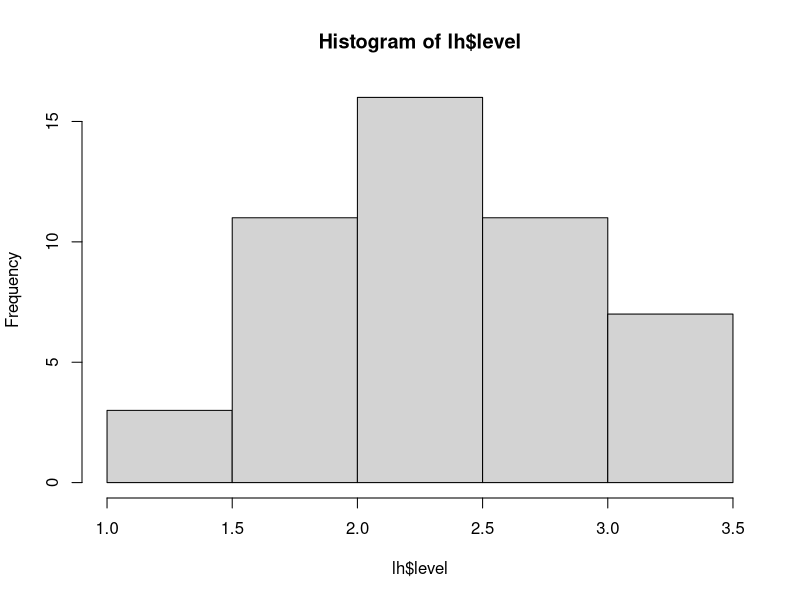
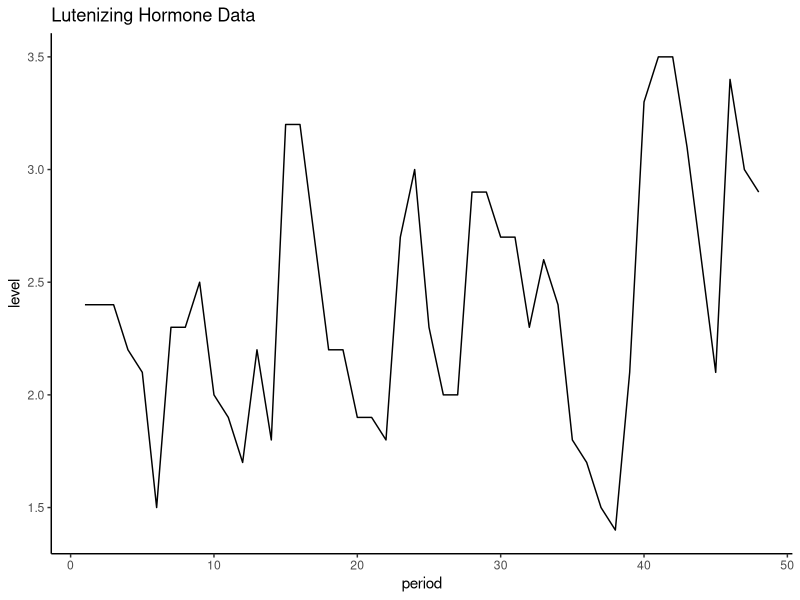
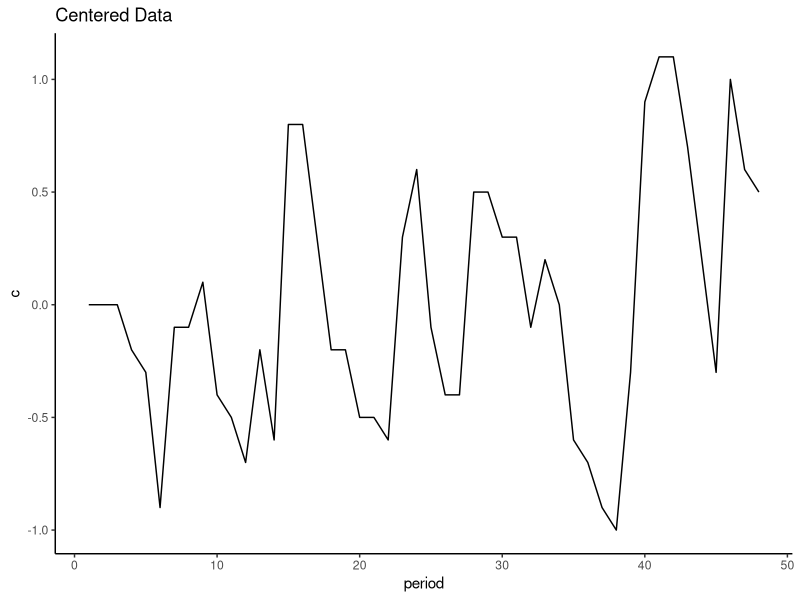
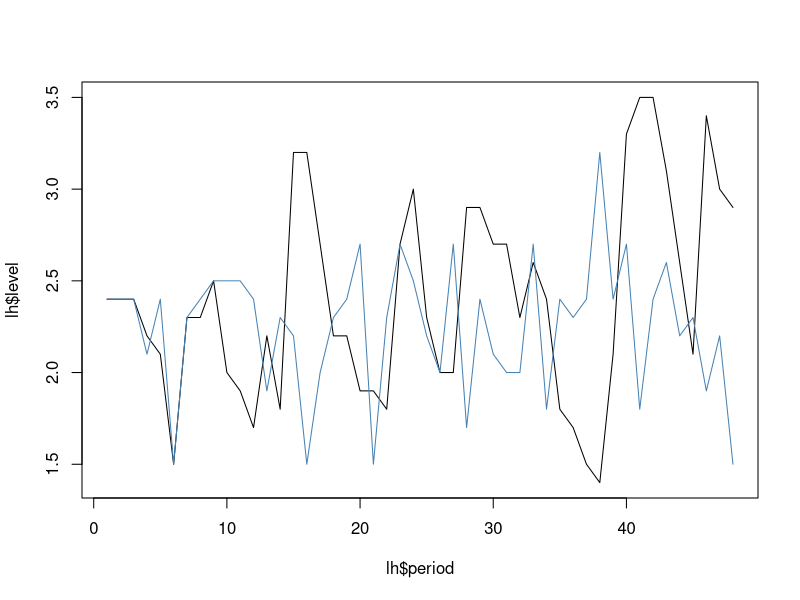
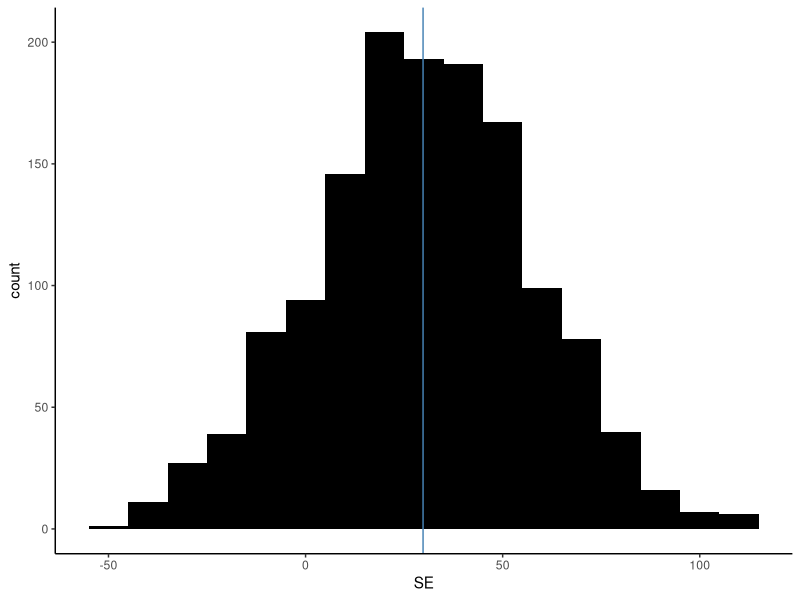

R code for these plots, in order:
## ---- chunk 1
lh <- read.csv("hormone_data.csv", header = TRUE)
hist(lh$level)
## ---- chunk 2

require(ggplot2)
ggplot(lh, aes(period, level)) + geom_line(col="black") + theme_classic() + labs(title = "Lutenizing Hormone Data")
## ---- chunk 3
lhc <- lh$level - mean(lh$level) 
lh$c = lhc #defining the new z(t) as y(t) - mean(y) and adding it to the existing data frame
ggplot(lh, aes(period, c)) + geom_line(col="black") + theme_classic() + labs(title = "Centered Data") #plot z
## ---- chunk 4
Z = data.frame("t1" = c(lh$c[1:47]), "t2" = c(lh$c[2:48]))
bvals<- seq(-1,1, by=0.001)
#not sure where to go from here

## ---- chunk 5
mu = mean(lh$level)
beta = 0.586 #This is the beta estimate given in Efron and Tibshirani
e = (Z$t2) - beta*(Z$t1) #create the estimated value of espilon for each t
#I'm not sure where to go from here
## ---- chunk 6
size = 3

data=NULL
blocks=NULL
for (i in 1:length(lh$level/size)){
  block = lh$level[i:(i+(size-1))]
  blocks = append(blocks,block)
  s = sample(blocks, 1)
  data = append(data,s)
}

par(mfrow=c(1,1))
plot(lh$period, lh$level, type="l")
points(lh$period, data, type="l", col="steelblue")
## ---- chunk 7
z<-c(94, 197, 16, 38, 99, 141, 23)
y<-c(52, 104, 146, 10, 51, 30, 40, 27, 46)
## ---- chunk 8
theta = mean(z) - mean(y)
theta
## ---- chunk 9
meanz<-NULL
meany<-NULL
thetabs<-NULL
for (i in 1:1400){
  bootz = sample (z, 7, replace = TRUE)
  booty = sample (y, 9, replace = TRUE)
  meanz = append (meanz, mean(bootz))
  meany = append (meany, mean(booty))
  thetabs = append (thetabs, mean(bootz)-mean(booty))
}

se <- sqrt(sum((thetabs-theta)^2)/1399)
## ---- chunk 10
se
## ---- chunk 11
mean(thetabs)/se
## ---- chunk 12
require(ggplot2)
seplot <-data.frame(thetabs)
names(seplot) = "SE"
mean = mean(seplot$SE)
ggplot(seplot, aes(SE)) + geom_histogram(fill="black", binwidth=10) + theme_classic() + geom_vline(xintercept=mean, col="steelblue")
